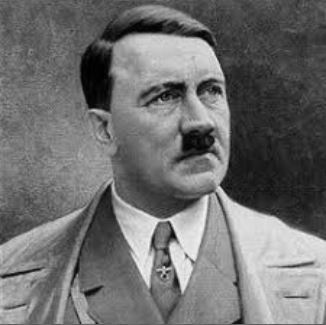
#> input picture DIP/lab1/image3_grascale/Hitlar.JPG, 326 x 325 px, found by its file name
$ jupyter execute '3 Histrogram.ipynb'
#> lines starting #> are read from the running program, lines starting #| are printed output that depends on the picture
[cell 1]
# Histrogram  https://www.youtube.com/watch?v=OKz2wedpDcM
import cv2
import matplotlib.pyplot as plt
import numpy as np

img  = cv2.imread("image3_grascale/hitlar.JPG")
#> img is the input picture: shape (325, 326, 3); min 0, max 245, mean 111.1

img_H = img.shape[0]
#> img_H = 325
img_W = img.shape[1]
#> img_W = 326

Histrogram = np.zeros([255], np.int32)

for x in range(0, img_H):
    for y in range(0, img_W):
        Histrogram[img[x,y]] +=1

for i in range(0, 255):
    print("Histrogram i :", i, Histrogram[i])


def Plot_Histrogram(img1):
    plt.figure()
    plt.title("GrayScale Histogram")

    plt.xlabel("Intensity Lavel")
    plt.ylabel("Intensity Frequency")

    plt.xlim([0, 255])

    plt.plot(img1)
    plt.savefig("H_G.jpg")
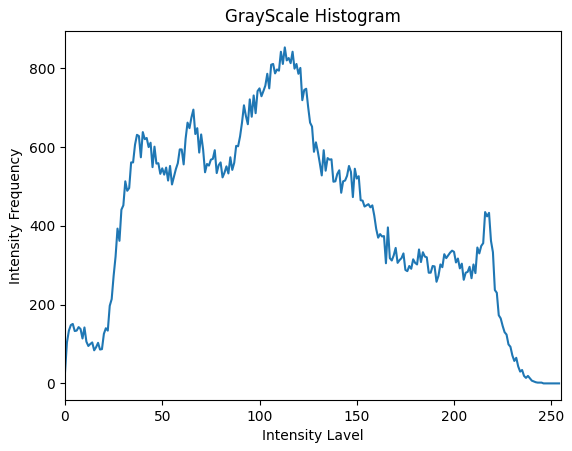
#> figure drawn by matplotlib, 1 panel; curve peaks at x = 113, y = 853

Plot_Histrogram(Histrogram)
